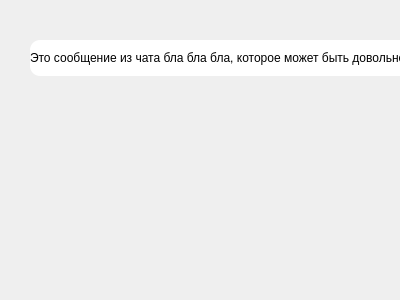
<?xml version="1.0" encoding="UTF-8"?>
<ui version="4.0">
 <class>Form</class>
 <widget class="QWidget" name="Form">
  <property name="geometry">
   <rect>
    <x>0</x>
    <y>0</y>
    <width>400</width>
    <height>300</height>
   </rect>
  </property>
  <property name="windowTitle">
   <string>Form</string>
  </property>
  <widget class="QLabel" name="label_2">
   <property name="geometry">
    <rect>
     <x>30</x>
     <y>40</y>
     <width>719</width>
     <height>36</height>
    </rect>
   </property>
   <property name="sizePolicy">
    <sizepolicy hsizetype="Preferred" vsizetype="Minimum">
     <horstretch>0</horstretch>
     <verstretch>0</verstretch>
    </sizepolicy>
   </property>
   <property name="minimumSize">
    <size>
     <width>0</width>
     <height>0</height>
    </size>
   </property>
   <property name="autoFillBackground">
    <bool>false</bool>
   </property>
   <property name="styleSheet">
    <string notr="true">QLabel {
	border-radius: 10px;
	background-color: rgb(255, 255, 255);
}</string>
   </property>
   <property name="text">
    <string>Это сообщение из чата бла бла бла, которое может быть довольно большим и не влезать</string>
   </property>
   <property name="scaledContents">
    <bool>true</bool>
   </property>
   <property name="wordWrap">
    <bool>true</bool>
   </property>
   <property name="margin">
    <number>10</number>
   </property>
   <property name="indent">
    <number>-1</number>
   </property>
  </widget>
 </widget>
 <resources/>
 <connections/>
</ui>
